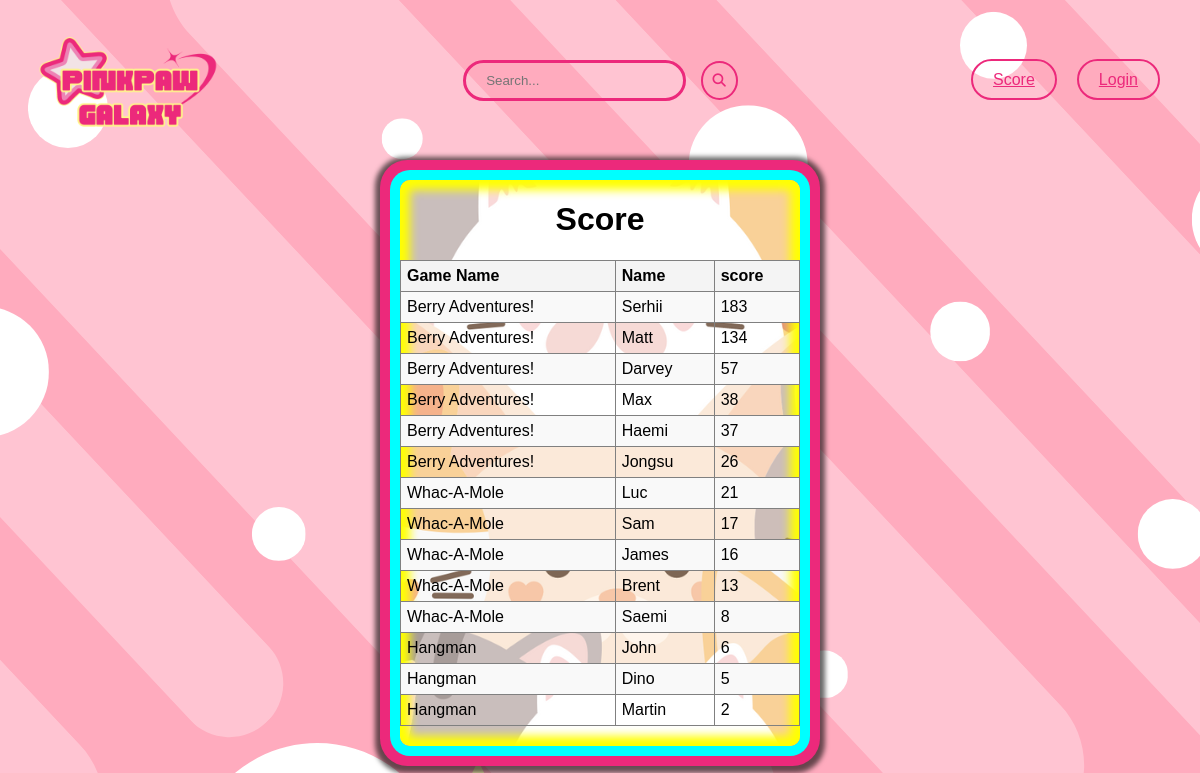
Screenshot of /score.php with the database file from the repository.
### tables this page shows
CREATE TABLE `score` (
  `score_id` int(11) NOT NULL,
  `gamename` varchar(20) NOT NULL,
  `uname` varchar(50) NOT NULL,
  `score` int(11) NOT NULL
);

### model/database.php (called while the page is built)
<?php
$sname = "localhost";
$uname = "root";
$password = "";
$db_name = "project_db";
$conn = new mysqli($sname, $uname, $password, $db_name);
$sql = "SELECT * FROM score";
    if($result = $conn -> query($sql)){
        foreach($result as $row){
            $gamename = $row['gamename'];
            $uname = $row['uname'];
            $score = $row['score'];
        }
    }
?>

### public/score.php (the view, shortened to what this page needs)
<!DOCTYPE html>
<html lang="en">
<head>
    <link rel="stylesheet" href="main.css">
</head>
<body>
    <header>
        <div class="logo">
            <a href="index.php">
                <img src="images/logo2.png" alt="Logo" width="200">
            </a>
        </div>
        <div class="search-box">
            <input type="text" placeholder="Search...">
            <button><i class="fas fa-search"></i></button>
        </div>
        <div class="login-info">
        <div class="login-info">
            <?php
            if (isset($_SESSION['username'])) {
                echo '<span>Welcome, ' . $_SESSION['username'] . '!</span>';
                echo '<button class="log">Score</button>';
            } else {
                echo '<a href="score.php">Score</a>';
            }
            if (isset($_SESSION['username'])) {
                echo '<span>Welcome, ' . $_SESSION['username'] . '!</span>';
                echo '<button class="log">Logout</button>';
            } else {
                echo '<a href="login.php">Login</a>';
            }
            ?>
        </div>
    </header>
    <div class="games">
        <div class="game">
            <h1>Score</h1>
            <?php
            require ('../model/database.php');
            function print_scores($scores) {
                echo '<table border="1">
                        <tr>
                            <th>Game Name</th>
                            <th>Name</th>
                            <th>score</th>
                        </tr>';
                foreach ($scores as $score) {
                    echo '<tr>
                            <td>' . $score['gamename'] .' </td>
                            <td>' . $score['uname'] . '</td>
                            <td>' . $score['score'] . '</td>
                        </tr>';
                }
                echo '</table>';
            }
            $query = "SELECT * FROM score ORDER BY score DESC";
            $result = $conn->query($query);
            if ($result == false) {
                $error_message = $db->error;
                echo "<p>An error occurred: $error_message</p>";
            } else {
                $scores = $result->fetch_all(MYSQLI_ASSOC);
                print_scores($scores);
            }
            ?>
        </div>
    </div>
</body>
</html>

### public/main.css (style rules this page uses)
body { width: 100%; height: 100%; margin: 0; font-family: Arial, sans-serif; background-image: url(images/background.png); }
header { height: 100px; color: #fff; padding: 30px; display: flex; justify-content: space-between; align-items: center; }
.games { display: flex; flex-wrap: wrap; height: 500px; justify-content: space-around; padding: 20px; }
.game { width: 400px; background-image: url(images/gameBox.png); border-radius: 10px; box-shadow: inset 0px 0px 10px 10px yellow, 0 0 0 10px aqua, 0 0 0 20px #EC297B, 0 2px 5px 25px rgba(0,0,0,.6); text-align: center; }
.score a, .login button, .search-box input[type="text"] { border-radius: 30px; border: 3px solid #EC297B; background-color: transparent; padding: 10px 20px; color: #fff; cursor: pointer; margin: 10px; }
.login-info button, .search-box button { border-radius: 100%; padding: 10px; background-color: transparent; border: 2px solid #EC297B; color: #EC297B; }
.login-info a, .login-info button { color: #EC297B; padding: 10px 20px; border-radius: 30px; background-color: transparent; border: 2px solid #EC297B; margin: 10px; cursor: pointer; }
table { width: 100%; margin: 20px 0; border-collapse: collapse; }
th, td { text-align: left; padding: 6px; }
th { background-color: #f4f4f4; }
tr:nth-child(even) { background-color: #f9f9f9; }

### rows the page displays
score: gamename "Berry Adventures!", uname "Serhii", score "183"
score: gamename "Berry Adventures!", uname "Matt", score "134"
score: gamename "Berry Adventures!", uname "Darvey", score "57"
score: gamename "Berry Adventures!", uname "Max", score "38"
score: gamename "Berry Adventures!", uname "Haemi", score "37"
score: gamename "Berry Adventures!", uname "Jongsu", score "26"
score: gamename "Whac-A-Mole", uname "Luc", score "21"
score: gamename "Whac-A-Mole", uname "Sam", score "17"
score: gamename "Whac-A-Mole", uname "James", score "16"
score: gamename "Whac-A-Mole", uname "Brent", score "13"
score: gamename "Whac-A-Mole", uname "Saemi", score "8"
score: gamename "Hangman", uname "John", score "6"
score: gamename "Hangman", uname "Dino", score "5"
score: gamename "Hangman", uname "Martin", score "2"
